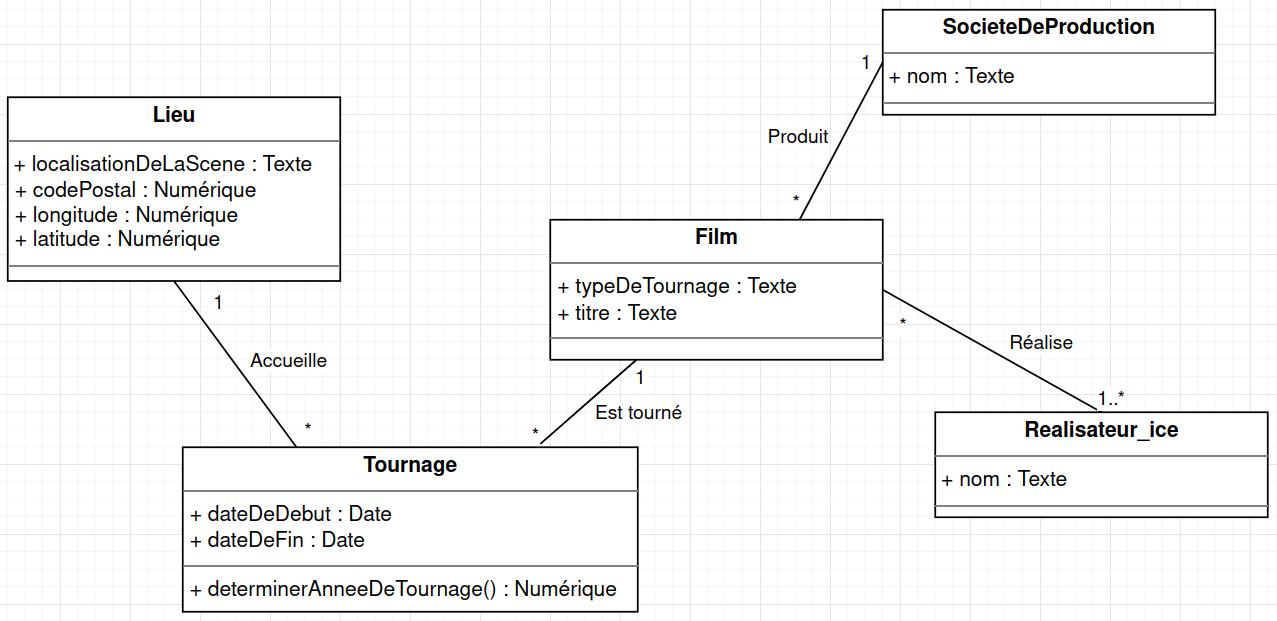
#> input picture img.png, 1277 x 621 px
$ python Combo1.py
#> lines starting #> are read from the running program, lines starting #| are printed output that depends on the picture; after the words box and inside, x2 and y2 are one past the last pixel; in counts of white or black regions, pixels touching at a corner belong together
import cv2
import pytesseract
import re


def remove_association_lines(image_path):
    # Load the image using OpenCV
#> called with image_path = 'img.png'
    img = cv2.imread(image_path)
#> img is the input picture: shape (621, 1277, 3); mean B, G, R 245, 245, 245

    # Convert the image to grayscale
    gray = cv2.cvtColor(img, cv2.COLOR_BGR2GRAY)

    # Apply thresholding to binarize the image
    thresh = cv2.threshold(gray, 0, 255, cv2.THRESH_BINARY_INV + cv2.THRESH_OTSU)[1]
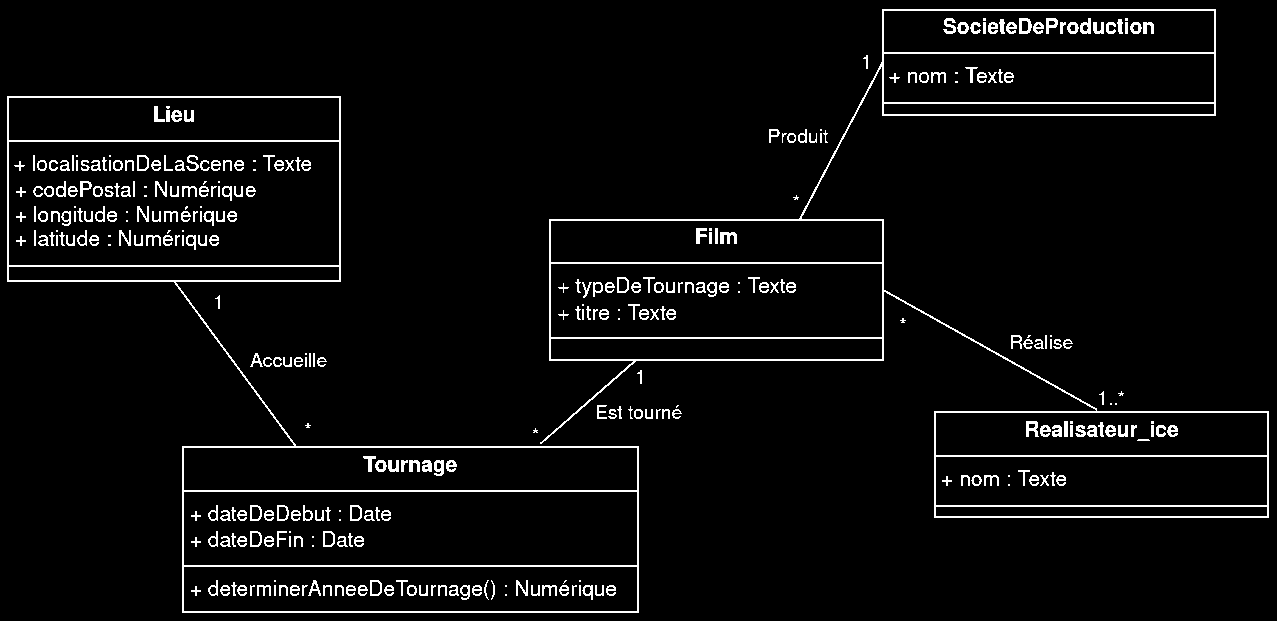
#> thresh: shape (621, 1277); 4.5% white in thin lines or dots

    # Apply OCR to recognize text in the image
#> (the run stopped early here; a loop or call above may not have finished)

$ run again, with CD.png copied over img.png
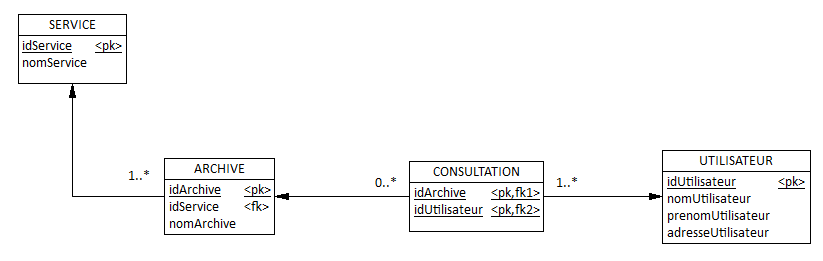
#> input picture CD.png, 823 x 261 px
#> in remove_association_lines, img is the input picture: shape (261, 823, 3); mean B, G, R 247.3, 247.3, 247.3
#> in remove_association_lines, `thresh = cv2.threshold(gray, 0, 255, cv2.THRESH_BINARY_INV + cv2.THRES..`:
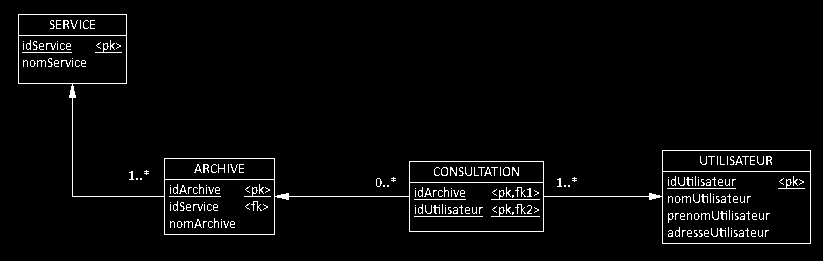
#> thresh: shape (261, 823); 3.1% white in thin lines or dots, all inside (x1, y1, x2, y2) = (18, 14, 811, 244)
